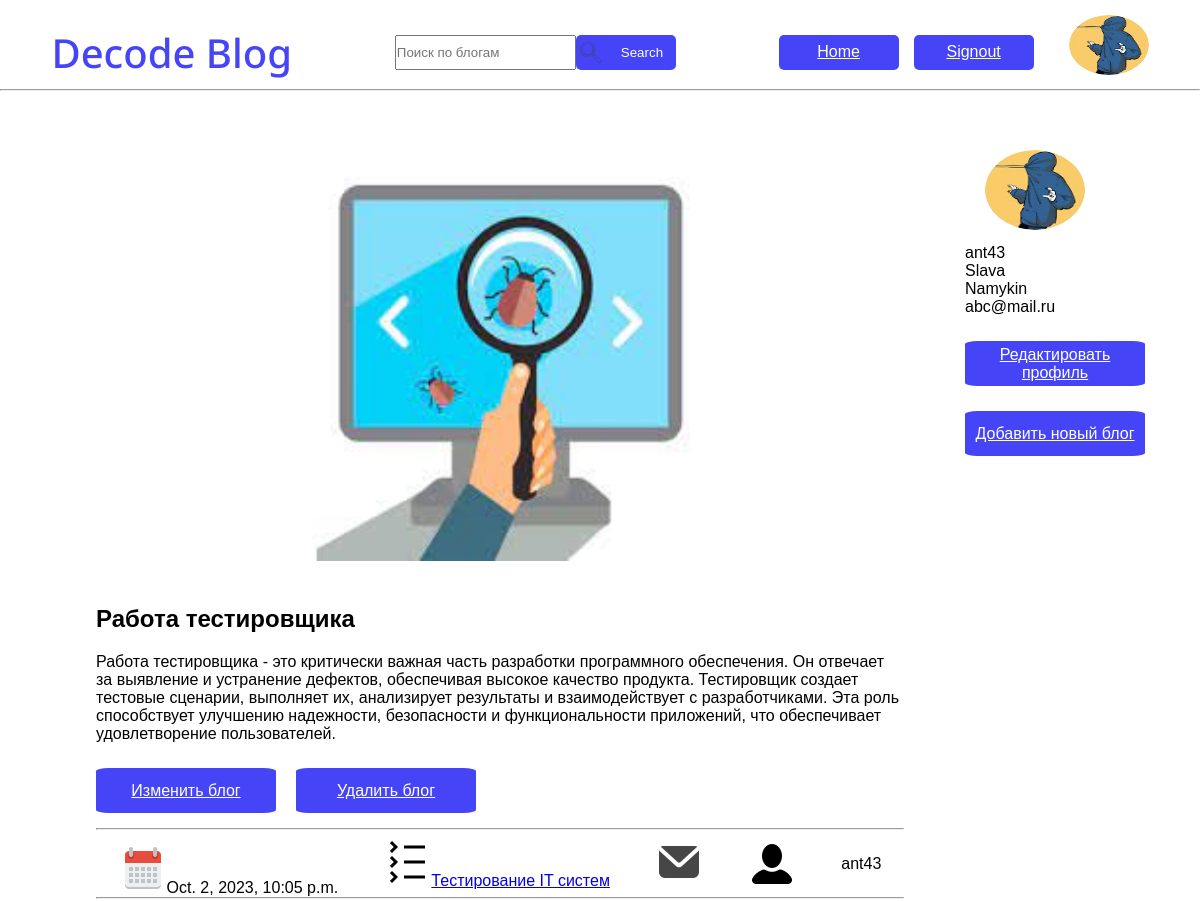
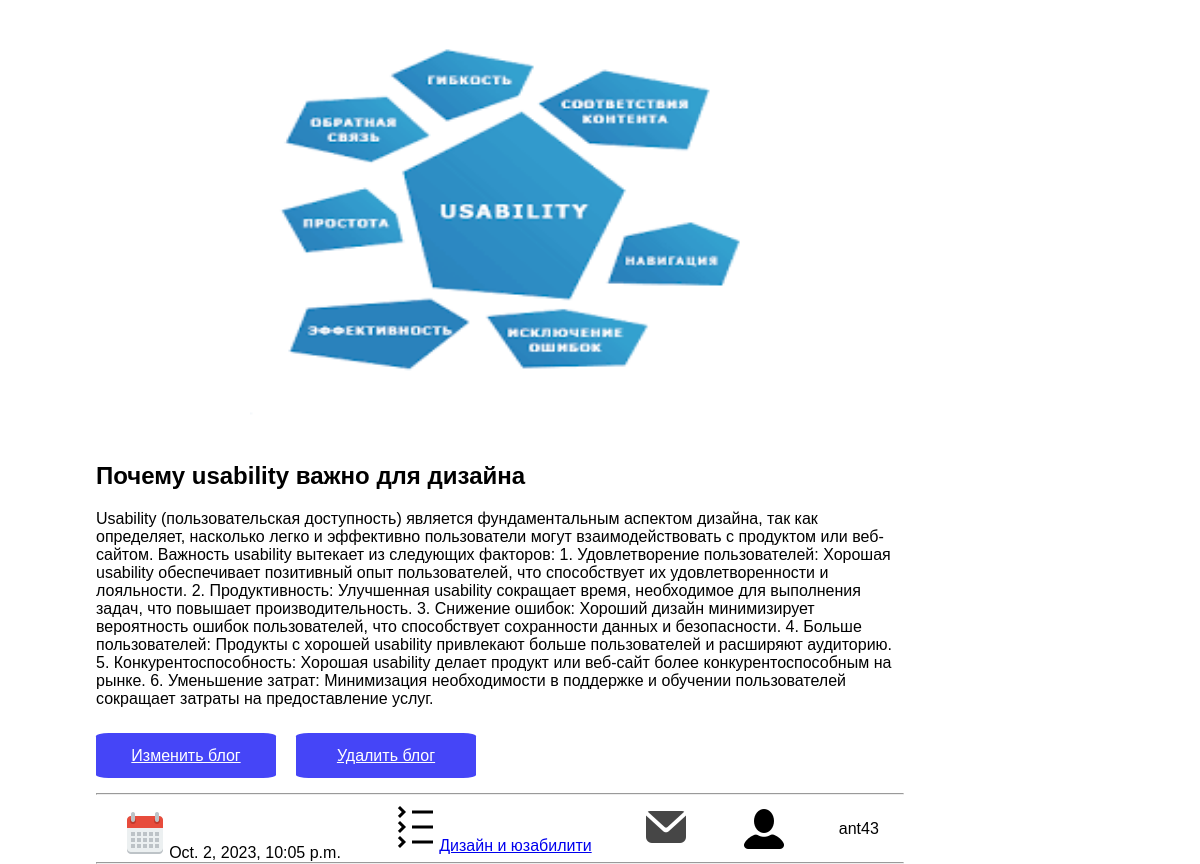
Page /authe/profile/ (signed in) on the committed database (2 pictures, top to bottom).
### decode_authe/models.py (models this page shows)
class CustomUser(AbstractUser):
    image = models.ImageField(upload_to='avatars', blank=True)
    description = models.TextField(max_length=200)
    groups = models.ManyToManyField(
        'auth.Group',
        related_name='users',
        blank=True,
        verbose_name='groups',
        help_text='The groups this user belongs to. A user will get all permissions granted to each of their groups.',
    )
    user_permissions = models.ManyToManyField(
        'auth.Permission',
        related_name='users',
        blank=True,
        verbose_name='user permissions',
        help_text='Specific permissions for this user.',
        error_messages={
            'add': 'The permission you are trying to add already exists for the user.',
            'remove': 'The permission you are trying to remove does not exist for the user.',
        },
    )

### decode_blogs/models.py (models this page shows, shortened)
class Blog(models.Model):
    name = models.CharField(max_length=50)
    category = models.ForeignKey(Category, on_delete=models.CASCADE, null=True)
    image = models.ImageField(blank=True, upload_to=uniq_name_upload)
    description = models.TextField()
    date = models.DateTimeField(default=datetime.datetime.today())
    author = models.ForeignKey(settings.AUTH_USER_MODEL, on_delete=models.CASCADE)     # !  1 #
    class Meta:
        verbose_name = 'Blog'
        verbose_name_plural = 'Blogs'

class Category(models.Model):
    name = models.CharField(max_length=50)
    class Meta:
        verbose_name = 'Category'
        verbose_name_plural = 'Categories'
    def __str__(self) -> str:
        return self.name

### decode_authe/views.py (the view)
# urls.py: path('profile/', views.profile, name='profile'),
def profile(request):
    if not request.user.is_authenticated:
        return redirect('decode_authe:signin')
    user_blogs = Blog.objects.filter(author=request.user)
    data = {
        'title': 'Профиль',
        'menu': menu,
        'user_blogs': user_blogs,   # Передаем отфильтрованные блоги
    }
    return render(request, 'decode_authe/profile.html', context=data)

### decode_authe/templates/decode_authe/profile.html (shortened to what this page needs)
{% load static %}
<!DOCTYPE html>
<html lang="en">
<head>
    <link rel="stylesheet" href="{% static 'decode_authe/css/authe.css' %}">
    <link rel="stylesheet" href="{% static 'decode_authe/css/Header.css' %}">
</head>
<body>
    <header>
        <h1>Decode Blog</h1>
        <div class="header-div-1">
            <form method="POST" action="{% url 'decode_blogs:blog-search'  %}" class="form">
                <input type="search" placeholder="Поиск по блогам" name="search">
                <button id="button-find">
                    <img src="{% static 'decode_blogs/images/search_icon.svg' %}" alt="" id="search_icon">
                    Search
                </button>
            </form>
        </div>
        <div class="header-div-2">
            <a href="{% url 'decode_blogs:home' %}" class="button-reg">Home</a>
            <a href="{% url 'decode_authe:signout' %}" class="button-reg">Signout</a>
            {% if user.image %}
                <a href="{% url 'decode_authe:profile'%}"><img src="{{ user.image.url }}" alt="" id="header-img"></a>
            {% else %}
                <a href="{% url 'decode_authe:profile'%}"><img src="{% static 'decode_blogs/images/User.png' %}" alt=""></a>
            {% endif %}
        </div>
    </header>
    <hr id="hr-line">
    <section class="main">
        <div class="com-blog">
            {% for b in user_blogs %}
            <div class="main-info">
                {% if b.image %}
                <img src="{{ b.image.url }}" alt="comment-img" class="comment-img">
                {% endif %}
            </div>
            <h2 id="blog-name">{{ b.name }}</h2>
            <p id="description">{{ b.description }}</p>
            <div class="blog-change">
                <a href="{% url 'decode_blogs:edit' b.id  %}" class="blog-button">Изменить блог</a>
                <a href="{% url 'decode_blogs:delete' b.id %}" class="blog-button">Удалить блог</a>
            </div>
            <hr>
            <div class="blog-review">
                <time id="blog-date"><img src="{% static 'decode_blogs/images/Calendar.png' %}" alt="">{{ b.date }}</time>
                <a href="{% url 'decode_blogs:category' b.id %}"><img src="{% static 'decode_blogs/images/Categories.png' %}" alt="" id="blog-categories">{{ b.category }}</a>
                <a href="{% url 'decode_blogs:comments-category' b.id %}"><img src="{% static 'decode_blogs/images/Comment.png' %}" alt="" id="blog-comments"></a>
                <img src="{% static 'decode_blogs/images/User.png' %}" alt="">{{ b.author }}
            </div>
            <hr>
            {% endfor %}
        </div>
    </section>
    <section class="profile-main">
        <span>
            {% if user.image %}
            <img src="{{ user.image.url }}" alt="" class="profile-img">
            {% else %}
                <img src="{% static 'decode_blogs/images/User.png' %}" alt=""></a>
            {% endif %}
        </span>
        <div class="profile-info">
            <p>
                <span>{{ user.username }}</span>
            </p>
            <p>
                <span>{{ user.first_name }}</span>
            </p>
            <p>
                <span>{{ user.last_name }}</span>
            </p>
            <p>
                <span>{{ user.email }}</span>
            </p>
        </div>
        {% if request.user.is_authenticated %}
            <div class="admin-links">
                <a href="{% url 'decode_authe:edit_profile' %}" class="blog-button">Редактировать профиль</a>
                <a href="{% url 'decode_blogs:add' %}" class="blog-button"> Добавить новый блог</a>
            </div>
        {% endif %}
    </section>
</body>
</html>

### decode_authe/static/decode_authe/css/Authe.css (style rules this page uses)
* { margin: 0; padding: 0; font-family: 'Montserrat', sans-serif; }
.main { display: flex; padding: 50px 8%; justify-content: space-between; box-sizing: border-box; position: relative; height: 650px; width: 1000px; }
.main-info { display: block; justify-content: center; align-items: center; text-align: center; }
.com-blog { display: block; justify-content: left; align-items: left; }
.blog-change { display: flex; justify-content: left; align-items: center; text-align: center; margin-bottom: 15px; gap: 20px; }
#blog-name { margin-top: 40px; }
#description { margin-top: 20px; }
#blog-date, #blog-category { display: inline-block; margin-top: 15px; }
.comment-img { margin-top: 20px; width: 500px; height: 400px; }
.blog-button { display: flex; justify-content: center; align-items: center; text-align: center; margin-top: 25px; border-radius: 7%; background-color: rgb(69,69,247); color: white; height: 45px; width: 180px; }
.profile-img { width: 100px; height: 80px; border-radius: 50%; margin-bottom: 10px; margin-left: 20px; }
.profile-main { position: absolute; top: 150px; right: 15px; margin-right: 40px; justify-content: center; align-items: center; }
.blog-review { display: flex; justify-content: space-around; align-items: center; text-align: center; }

### decode_authe/static/decode_authe/css/Header.css (style rules this page uses)
* { margin: 0px; padding: 0px; }
header { display: flex; align-items: center; justify-content: space-around; margin-top: 15px; }
header h1 { color: rgb(69, 69, 247); font-weight: 500; font-size: 40px; font-family: 'Noto Sans', sans-serif; }
.form { display: flex; align-items: center; }
.form input { height: 35px; }
#button-find { display: flex; align-items: center; width: 100px; height: 35px; border: rgb(69, 69, 247); border-radius: 5px; color: white; background-color: rgb(69, 69, 247) }
#search_icon { width: 30px; height: 25px; margin-right: 15px; }
.header-div-2 { display: flex; align-items: center; gap: 15px; }
.button-reg { display: flex; align-items: center; justify-content: center; text-align: center; width: 120px; height: 35px; border: rgb(69, 69, 247); border-radius: 5px; color: white; background-color: rgb(69, 69, 247) }
#header-img { width: 80px; height: 60px; border-radius: 50%; margin-bottom: 10px; margin-left: 20px; }

### rows in the picture
CustomUser: image (picture), username "ant43", first_name "Slava", last_name "Namykin", email "abc@mail.ru"
Blog: image (picture), name "Работа тестировщика", description "Работа тестировщика - это критически важная часть разработки программного обеспечения. Он отвечает за выявление и устранение дефектов, обеспечивая высокое качество продукта. Тестировщик создает тестовые сценарии, выполняет их, анализирует результаты и взаимодействует с разработчиками. Эта роль способствует улучшению надежности, безопасности и функциональности приложений, что обеспечивает удовлетворение пользователей.", date "Oct. 2, 2023, 10:05 p.m.", category "Тестирование IT систем", author "ant43"
Blog: image (picture), name "Почему usability важно для дизайна", description "Usability (пользовательская доступность) является фундаментальным аспектом дизайна, так как определяет, насколько легко и эффективно пользователи могут взаимодействовать с продуктом или веб-сайтом. Важность usability вытекает из следующих факторов: 1. Удовлетворение пользователей: Хорошая usability обеспечивает позитивный опыт пользователей, что способствует их удовлетворенности и лояльности. 2. Продуктивность: Улучшенная usability сокращает время, необходимое для выполнения задач, что повышает производительность. 3. Снижение ошибок: Хороший дизайн минимизирует вероятность ошибок пользователей, что способствует сохранности данных и безопасности. 4. Больше пользователей: Продукты с хорошей…", date "Oct. 2, 2023, 10:05 p.m.", category "Дизайн и юзабилити", author "ant43"
